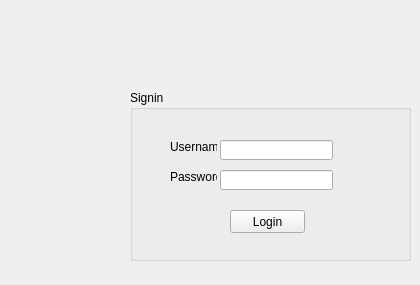
    <widget class="QWidget" name="SignIn">
     <widget class="QGroupBox" name="groupBox">
      <property name="geometry">
       <rect>
        <x>130</x>
        <y>90</y>
        <width>281</width>
        <height>171</height>
       </rect>
      </property>
      <property name="title">
       <string>Signin</string>
      </property>
      <widget class="QLabel" name="label_username">
       <property name="geometry">
        <rect>
         <x>40</x>
         <y>50</y>
         <width>47</width>
         <height>13</height>
        </rect>
       </property>
       <property name="text">
        <string>Username</string>
       </property>
      </widget>
      <widget class="QLabel" name="label_password">
       <property name="geometry">
        <rect>
         <x>40</x>
         <y>80</y>
         <width>47</width>
         <height>13</height>
        </rect>
       </property>
       <property name="text">
        <string>Password</string>
       </property>
      </widget>
      <widget class="QLineEdit" name="lineEdit_username">
       <property name="geometry">
        <rect>
         <x>90</x>
         <y>50</y>
         <width>113</width>
         <height>20</height>
        </rect>
       </property>
       <property name="clearButtonEnabled">
        <bool>true</bool>
       </property>
      </widget>
      <widget class="QLineEdit" name="lineEdit_password">
       <property name="geometry">
        <rect>
         <x>90</x>
         <y>80</y>
         <width>113</width>
         <height>20</height>
        </rect>
       </property>
       <property name="echoMode">
        <enum>QLineEdit::Password</enum>
       </property>
      </widget>
      <widget class="QPushButton" name="pushButton_login">
       <property name="geometry">
        <rect>
         <x>100</x>
         <y>120</y>
         <width>75</width>
         <height>23</height>
        </rect>
       </property>
       <property name="text">
        <string>Login</string>
       </property>
      </widget>
      <widget class="QLabel" name="label_status">
       <property name="geometry">
        <rect>
         <x>10</x>
         <y>140</y>
         <width>261</width>
         <height>21</height>
        </rect>
       </property>
       <property name="text">
        <string/>
       </property>
      </widget>
     </widget>
     <widget class="QLabel" name="label_status_2">
      <property name="geometry">
       <rect>
        <x>120</x>
        <y>260</y>
        <width>261</width>
        <height>16</height>
       </rect>
      </property>
      <property name="text">
       <string/>
      </property>
     </widget>
    </widget>
